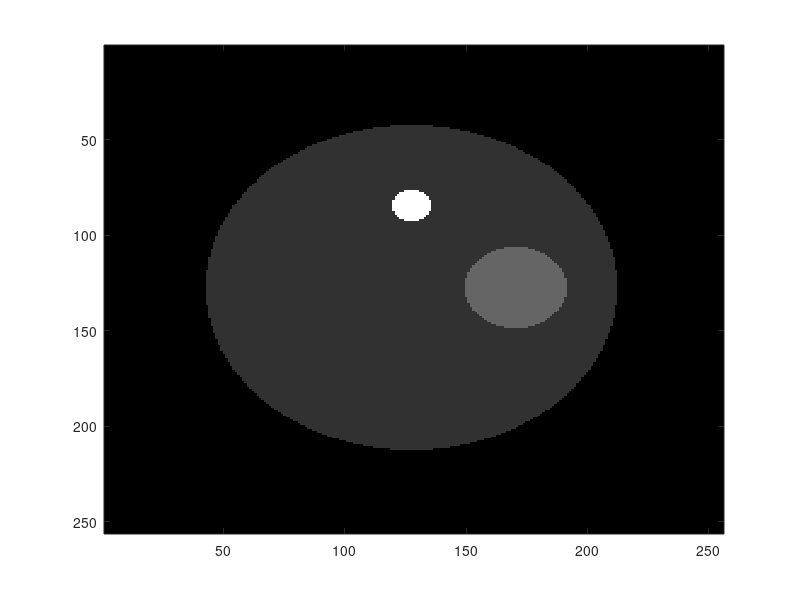

The MATLAB script that drew this image: (Note: this script raises an error after producing the figure.)
%test_projectors


n= 256;

I = zeros(n,n);

ix = 1:n;
ix = ix + 0.5;
iix = ones(n,1) * ix;
iiy = iix';

r1 = round(n/12);
r2 = round(n/32);
r3 = round(n/3);

c1x = round(n*2/3);
c1y = round(n/2);

c2x = round(n/2);
c2y = round(n/3);

c3x = round(n/2);
c3y = round(n/2);

I( sqrt((iix-c3x).^2+(iiy-c3y).^2) < r3 ) = 1;
I( sqrt((iix-c1x).^2+(iiy-c1y).^2) < r1 ) = 2;
I( sqrt((iix-c2x).^2+(iiy-c2y).^2) < r2 ) = 5;

%img(c2x,c2y) = 1;

figure(1)
imagesc(I); colormap gray;

img = zeros( [n, n, n/2], 'single');

for i = 1:n/2
   img(:,:,i) = I ;
end
img(:,:,n / 8 * 3 :end) =  img(:,:,n/8*3 :end) / 2 ;


geom.detSpacing = [0.7 0.58];
geom.detSize = [512 256];
geom.detOffset = [ 10 0];

phan.size = [n, n, n/2];
phan.spacing = [0.5, 0.5, 0.5] * 2;
phan.offset  = [10, 10, 0];

geom.reconSize = phan.size;
geom.reconSpacing = phan.spacing;
geom.reconOffset = phan.offset;

geom.SAD = 1000;
geom.ADD = 500;
geom.SDD = geom.SAD + geom.ADD;
geom.noViews = 120;

geom.betas = (0:geom.noViews-1) * 2*pi/geom.noViews;
geom.couchZ = zeros(1, geom.noViews);

geom.flatPanel = 0;
geom.map = true( [n n] );

%%

tic
sino2 = cbct_sf_cuda( 'proj,tf', int32(geom.reconSize), single(geom.reconSpacing), ...
        single(geom.reconOffset), int32(geom.detSize), single(geom.detSpacing), ...
        single(geom.detOffset), single(geom.SAD), single(geom.ADD), single(geom.SDD), ...
        int32(geom.noViews), double(geom.betas), single(geom.couchZ), int32(geom.flatPanel), single(img), logical(geom.map) );
toc

figure(1)
imagesc(squeeze(  sino2(end/2,:,:) ) ); colormap gray;

figure(2)
imagesc(squeeze(  sino2(:,:,end/2) ) ); colormap gray;

figure(3)
imagesc(squeeze(  sino2(:,end/2,:) ) ); colormap gray;


%%

tic
sino = cbct_geom_mex( 'proj,dd', int32(geom.reconSize), single(geom.reconSpacing), ...
        single(geom.reconOffset), int32(geom.detSize), single(geom.detSpacing), ...
        single(geom.detOffset), single(geom.SAD), single(geom.ADD), single(geom.SDD), ...
        int32(geom.noViews), double(geom.betas), single(geom.couchZ), int32(geom.flatPanel), single(img), logical(geom.map) );
toc

tic
sino1 = cbct_geom_mex( 'proj,tf', int32(geom.reconSize), single(geom.reconSpacing), ...
        single(geom.reconOffset), int32(geom.detSize), single(geom.detSpacing), ...
        single(geom.detOffset), single(geom.SAD), single(geom.ADD), single(geom.SDD), ...
        int32(geom.noViews), double(geom.betas), single(geom.couchZ), int32(geom.flatPanel), single(img), logical(geom.map) );
toc


tic
sino2 = cbct_sf_cuda( 'proj,tf', int32(geom.reconSize), single(geom.reconSpacing), ...
        single(geom.reconOffset), int32(geom.detSize), single(geom.detSpacing), ...
        single(geom.detOffset), single(geom.SAD), single(geom.ADD), single(geom.SDD), ...
        int32(geom.noViews), double(geom.betas), single(geom.couchZ), int32(geom.flatPanel), single(img), logical(geom.map) );
toc

%%

close all
 figure(1)
 imagesc(squeeze( sino1(:,:,end/2) ) ); colormap gray;

figure(2)
imagesc(squeeze(  sino2(:,:,end/2) ) ); colormap gray;

figure(3)
imagesc(squeeze( sino2(end/2,:,:) - sino1(end/2,:,:) ) ); colormap gray;

figure(4)
imagesc(squeeze( sino2(:,:,10) - sino1(:,:,10) ) ); colormap gray;


max( abs( sino2(:) - sino1(:)))
%%


tic
img1 = cbct_geom_mex( 'back,tf', int32(geom.reconSize), single(geom.reconSpacing), ...
        single(geom.reconOffset), int32(geom.detSize), single(geom.detSpacing), ...
        single(geom.detOffset), single(geom.SAD), single(geom.ADD), single(geom.SDD), ...
        int32(geom.noViews), double(geom.betas), single(geom.couchZ), int32(geom.flatPanel), single(sino2), logical(geom.map) );
toc

figure(5)
imagesc(squeeze(img1(:,:,end/2))); colormap gray;


%%


tic
img2 = cbct_sf_cuda( 'back,tf', int32(geom.reconSize), single(geom.reconSpacing), ...
        single(geom.reconOffset), int32(geom.detSize), single(geom.detSpacing), ...
        single(geom.detOffset), single(geom.SAD), single(geom.ADD), single(geom.SDD), ...
        int32(geom.noViews), double(geom.betas), single(geom.couchZ), int32(geom.flatPanel), single(sino2), logical(geom.map) );
toc

figure(6)
imagesc(squeeze(img2(:,:,end/2))); colormap gray;


%%

figure(7)
imagesc(squeeze(img2(:,:,end/2)- img1(:,:,end/2) )); colormap gray;


figure(8)
imagesc(squeeze(img2(:,:,1)- img1(:,:,1) )); colormap gray;


